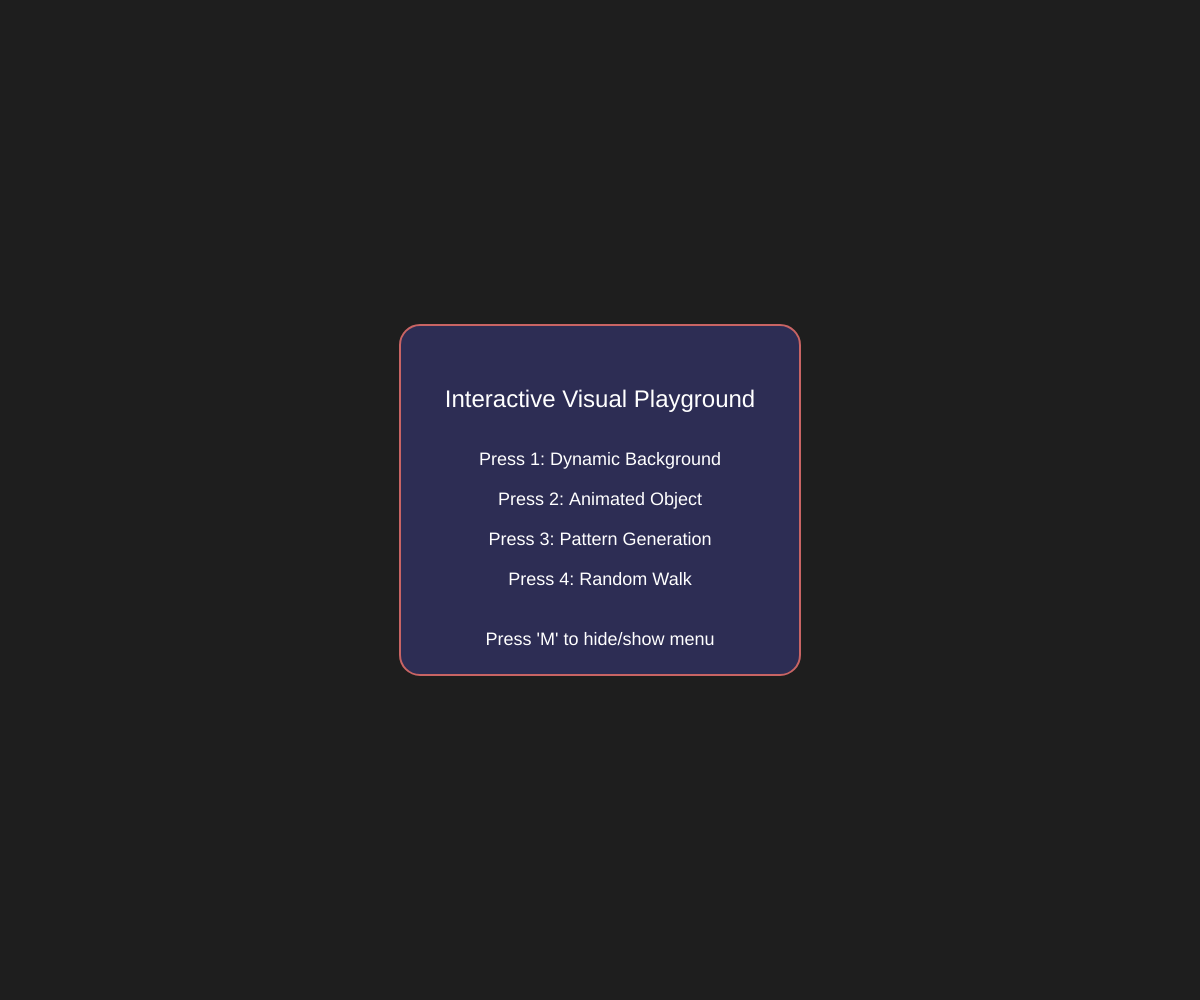
Frame 1 (no input)
Frame 60 (no input): identical to frame 1, image omitted
Frame 120 (the mouse pressed at the canvas centre since frame 60): identical to frame 1, image omitted

The p5.js sketch that drew this single still picture (run headless with seeded random() and noise() and a simulated clock; from frame 60 on, the mouse is pressed at the canvas centre):

// p5.js sketch
// ── sketch.js
// Variable declarations
let x, y; // Variables for Random Walk
let ballX = 200, ballY = 200; // Ball position for animation
let ballXSpeed = 2, ballYSpeed = 3; // Ball speed for animation
let currentColor; // Current background color 
let showMenu = true; // Menu visibility toggle
let mode = 0; // Current mode (0 = Menu)
let showWelcome = false; // Show welcome/instructions screen
let welcomeMessage = ""; // Welcome message
let welcomeTimer; // Timer for welcome message

function setup() {
  createCanvas(windowWidth, windowHeight);

  // Initialize variables
  currentColor = color(255, 0, 0); // Default background color
  x = width / 2;
  y = height / 2;

  // Initial screen shows the menu
  welcomeMessage = "Move your mouse to start the Animation";
}

function draw() {
  // Display menu or the current mode
  if (showMenu) {
    displayMenu();
  } else if (showWelcome) {
    displayWelcomeMessage();
  } else {
    runMode(mode);
  }
}

function displayMenu() {
  background(30);
  fill(255);
  textAlign(CENTER, CENTER);

  // Menu box
  fill(50, 50, 100, 200);
  stroke(200, 100, 100);
  strokeWeight(2);
  rectMode(CENTER);
  rect(width / 2, height / 2, 400, 350, 20);

  // Menu text
  noStroke();
  fill(255);
  textSize(24);
  text("Interactive Visual Playground", width / 2, height / 2 - 100);

  textSize(18);
  text("Press 1: Dynamic Background", width / 2, height / 2 - 40);
  text("Press 2: Animated Object", width / 2, height / 2);
  text("Press 3: Pattern Generation", width / 2, height / 2 + 40);
  text("Press 4: Random Walk", width / 2, height / 2 + 80);
  text("Press 'M' to hide/show menu", width / 2, height / 2 + 140);
}

function displayWelcomeMessage() {
  background(30);
  fill(255);
  textAlign(CENTER, CENTER);
  textSize(20);
  text(welcomeMessage, width / 2, height / 2);
}

function runMode(currentMode) {
  switch (currentMode) {
    case 1: // Dynamic Background
      if (showWelcome) {
        setWelcomeTimer();
      } else {
        dynamicBackground();
      }
      break;

    case 2: // Animated Object
      if (showWelcome) {
        setWelcomeTimer();
      } else {
        animateBall();
      }
      break;

    case 3: // Pattern Generation
      if (showWelcome) {
        setWelcomeTimer();
      } else {
        patternGeneration();
      }
      break;

    case 4: // Random Walk
      if (showWelcome) {
        setWelcomeTimer(); 
      } else {
        randomWalk();
        showWelcome = false;
      }
      break;
  }
}

function setWelcomeTimer() {
  clearTimeout(welcomeTimer);
  welcomeTimer = setTimeout(() => {
    showWelcome = false;
  }, 3000); // Adjusted timing for better experience
}

// Key press to toggle menu and switch modes
function keyPressed() {
  if (key === 'M' || key === 'm') {
    showMenu = !showMenu;
    if (!showMenu) {
      showWelcome = true;
    }
  } else if (key >= '1' && key <= '4') {
    mode = int(key);
    showMenu = false;
    showWelcome = true;
  }
}

function mouseMoved() {
  if (showWelcome) {
    showWelcome = false; // Animation starts when mouse is moved
  }
}

function dynamicBackground() {
  let r = map(mouseX, 0, width, 0, 255);
  let g = map(mouseY, 0, height, 0, 255);
  let b = map(mouseX + mouseY, 0, width + height, 0, 255);
  background(r, g, b);
}

function animateBall() {
  background(30);
  fill(255, 100, 100);
  ellipse(ballX, ballY, 30, 30);

  ballX += ballXSpeed;
  ballY += ballYSpeed;

  if (ballX > width || ballX < 0) ballXSpeed *= -1;
  if (ballY > height || ballY < 0) ballYSpeed *= -1;
}

function patternGeneration() {
  background(30);
  let gridSize = 50;
  for (let x = 0; x < width; x += gridSize) {
    for (let y = 0; y < height; y += gridSize) {
      fill(random(255), random(255), random(255));
      rect(x, y, gridSize, gridSize);
    }
  }
}

function randomWalk() {
  // Fade background for trail effect
  noStroke();
  fill(0, 20); // Slight opacity to create fade effect
  rect(0, 0, width, height);

  // Draw walker
  stroke(random(255), random(255), random(255));
  strokeWeight(4);
  point(x, y);

  // Random movement
  x += random([-5, 0, 5]);
  y += random([-5, 0, 5]);

  // Boundary check with smooth wrap around
  if (x < 0) x = width;
  if (x > width) x = 0;
  if (y < 0) y = height;
  if (y > height) y = 0;
}

function windowResized() {
  resizeCanvas(windowWidth, windowHeight);
}
